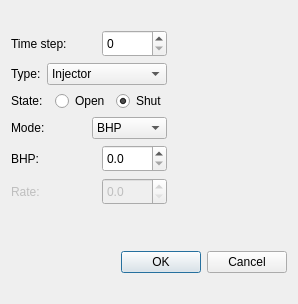
<?xml version="1.0" encoding="UTF-8"?>
<ui version="4.0">
 <class>MWellControlDialog</class>
 <widget class="QDialog" name="MWellControlDialog">
  <property name="geometry">
   <rect>
    <x>0</x>
    <y>0</y>
    <width>298</width>
    <height>304</height>
   </rect>
  </property>
  <property name="windowTitle">
   <string>Dialog</string>
  </property>
  <layout class="QVBoxLayout" name="verticalLayout_3">
   <item>
    <layout class="QVBoxLayout" name="verticalLayout_2">
     <item>
      <layout class="QHBoxLayout" name="horizontalLayout_8">
       <item>
        <layout class="QVBoxLayout" name="verticalLayout">
         <item>
          <layout class="QHBoxLayout" name="horizontalLayout">
           <item>
            <widget class="QLabel" name="wellControlTimeStepLabel">
             <property name="text">
              <string>Time step:</string>
             </property>
            </widget>
           </item>
           <item>
            <widget class="QSpinBox" name="mWellControlTimeStepSpinBox">
             <property name="minimumSize">
              <size>
               <width>65</width>
               <height>27</height>
              </size>
             </property>
             <property name="maximumSize">
              <size>
               <width>65</width>
               <height>27</height>
              </size>
             </property>
            </widget>
           </item>
          </layout>
         </item>
         <item>
          <layout class="QHBoxLayout" name="horizontalLayout_2">
           <item>
            <widget class="QLabel" name="wellControlTypeLabel">
             <property name="text">
              <string>Type:</string>
             </property>
            </widget>
           </item>
           <item>
            <widget class="QComboBox" name="mWellControlTypeComboBox">
             <property name="minimumSize">
              <size>
               <width>120</width>
               <height>0</height>
              </size>
             </property>
             <item>
              <property name="text">
               <string>Injector</string>
              </property>
             </item>
            </widget>
           </item>
          </layout>
         </item>
         <item>
          <layout class="QHBoxLayout" name="horizontalLayout_4">
           <item>
            <widget class="QLabel" name="wellControlStateLabel">
             <property name="text">
              <string>State:</string>
             </property>
            </widget>
           </item>
           <item>
            <layout class="QHBoxLayout" name="horizontalLayout_3">
             <item>
              <widget class="QRadioButton" name="mWellControlStateOpen">
               <property name="text">
                <string>Open</string>
               </property>
              </widget>
             </item>
             <item>
              <widget class="QRadioButton" name="mWellControlStateShut">
               <property name="text">
                <string>Shut</string>
               </property>
               <property name="checked">
                <bool>true</bool>
               </property>
              </widget>
             </item>
            </layout>
           </item>
          </layout>
         </item>
         <item>
          <layout class="QHBoxLayout" name="horizontalLayout_5">
           <item>
            <widget class="QLabel" name="mWellControlModeLabel">
             <property name="text">
              <string>Mode:</string>
             </property>
            </widget>
           </item>
           <item>
            <widget class="QComboBox" name="mWellControlModeComboBox">
             <item>
              <property name="text">
               <string>BHP</string>
              </property>
             </item>
             <item>
              <property name="text">
               <string>Rate</string>
              </property>
             </item>
            </widget>
           </item>
          </layout>
         </item>
         <item>
          <layout class="QHBoxLayout" name="horizontalLayout_6">
           <item>
            <widget class="QLabel" name="mWellControlBHPLabel">
             <property name="text">
              <string>BHP:</string>
             </property>
            </widget>
           </item>
           <item>
            <widget class="QDoubleSpinBox" name="mWellControlBHPSpinBox">
             <property name="minimumSize">
              <size>
               <width>0</width>
               <height>0</height>
              </size>
             </property>
             <property name="maximumSize">
              <size>
               <width>65</width>
               <height>27</height>
              </size>
             </property>
             <property name="decimals">
              <number>1</number>
             </property>
            </widget>
           </item>
          </layout>
         </item>
         <item>
          <layout class="QHBoxLayout" name="horizontalLayout_7">
           <item>
            <widget class="QLabel" name="mWellControlRateLabel">
             <property name="enabled">
              <bool>false</bool>
             </property>
             <property name="text">
              <string>Rate:</string>
             </property>
            </widget>
           </item>
           <item>
            <widget class="QDoubleSpinBox" name="mWellControlRateSpinBox">
             <property name="enabled">
              <bool>false</bool>
             </property>
             <property name="maximumSize">
              <size>
               <width>65</width>
               <height>27</height>
              </size>
             </property>
             <property name="decimals">
              <number>1</number>
             </property>
            </widget>
           </item>
          </layout>
         </item>
        </layout>
       </item>
       <item>
        <spacer name="horizontalSpacer">
         <property name="orientation">
          <enum>Qt::Horizontal</enum>
         </property>
         <property name="sizeHint" stdset="0">
          <size>
           <width>238</width>
           <height>20</height>
          </size>
         </property>
        </spacer>
       </item>
      </layout>
     </item>
     <item>
      <spacer name="verticalSpacer">
       <property name="orientation">
        <enum>Qt::Vertical</enum>
       </property>
       <property name="sizeType">
        <enum>QSizePolicy::Fixed</enum>
       </property>
       <property name="sizeHint" stdset="0">
        <size>
         <width>20</width>
         <height>40</height>
        </size>
       </property>
      </spacer>
     </item>
     <item>
      <widget class="QDialogButtonBox" name="wellControlButtonBox">
       <property name="orientation">
        <enum>Qt::Horizontal</enum>
       </property>
       <property name="standardButtons">
        <set>QDialogButtonBox::Cancel|QDialogButtonBox::Ok</set>
       </property>
      </widget>
     </item>
    </layout>
   </item>
  </layout>
 </widget>
 <resources/>
 <connections>
  <connection>
   <sender>wellControlButtonBox</sender>
   <signal>accepted()</signal>
   <receiver>MWellControlDialog</receiver>
   <slot>accept()</slot>
   <hints>
    <hint type="sourcelabel">
     <x>238</x>
     <y>494</y>
    </hint>
    <hint type="destinationlabel">
     <x>157</x>
     <y>274</y>
    </hint>
   </hints>
  </connection>
  <connection>
   <sender>wellControlButtonBox</sender>
   <signal>rejected()</signal>
   <receiver>MWellControlDialog</receiver>
   <slot>reject()</slot>
   <hints>
    <hint type="sourcelabel">
     <x>306</x>
     <y>500</y>
    </hint>
    <hint type="destinationlabel">
     <x>286</x>
     <y>274</y>
    </hint>
   </hints>
  </connection>
 </connections>
</ui>
